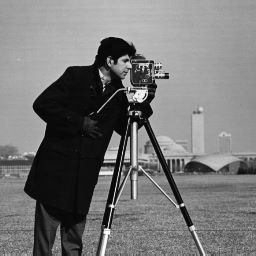
%> input picture matlab/2/cameraman.jpg, 256 x 256 px
$ octave --eval "hw;"   (GNU Octave 9; MATLAB toolbox functions it lacks are replaced by stand-ins)
%> lines starting %> are read from the running program, lines starting %| are printed output that depends on the picture
%> in hw, A is the input picture: size 256x256x3 uint8; min 0, max 255, mean 118.7
### matlab/2/haar_2d.m
function v = haar_2d ( u )

%*****************************************************************************80
%
%% HAAR_2D computes the Haar transform of an array.
%
%  Discussion:
%
%    Thanks to Stephen Becker for pointing out that a previous version of
%    the haar_2d code was not inverted by haar_2d_inverse in cases where
%    M and N were not powers of 2, 05 March 2014.
%
%  Licensing:
%
%    This code is distributed under the GNU LGPL license.
%
%  Modified:
%
%    05 March 2014
%
%  Author:
%
%    John Burkardt
%
%  Parameters:
%
%    Input, real U(M,N), the vector to be transformed.
%
%    Output, real V(M,N), the transformed vector.
%
  [ m, n ] = size ( u );
%> m = 256; n = 768

  v = u;

  s = sqrt ( 2.0 );

  w = zeros ( m, n );
%
%  Determine K, the largest power of 2 such that K <= M.
%
  k = 1;
  while ( k * 2 <= m )
    k = k * 2;
  end
%
%  Transform all columns.
%
  while ( 1 < k )

    k = floor ( k / 2 );

    w(  1:  k,:) = ( v(1:2:2*k-1,:) + v(2:2:2*k,:) ) / s;
    w(k+1:k+k,:) = ( v(1:2:2*k-1,:) - v(2:2:2*k,:) ) / s;

    v(1:2*k,:) = w(1:2*k,:);

  end
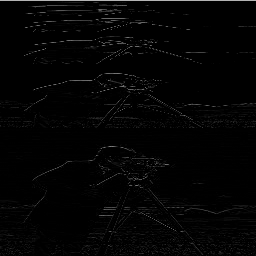
%> v: size 256x256x3 uint8; min 0, max 180, mean 3.8
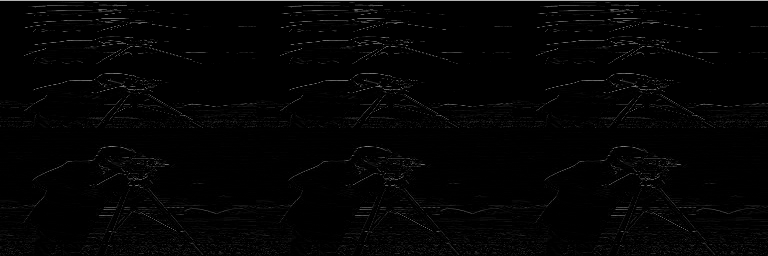
%> w: size 256x768 double; min 0, max 180, mean 3.8; mean of the top-left, top-right, bottom-left and bottom-right quarters 5.1, 4.4, 2.7, 3
%
%  Determine K, the largest power of 2 such that K <= N.
%
  k = 1;
  while ( k * 2 <= n )
    k = k * 2;
  end
%
%  Transform all rows.
%
  while ( 1 < k )

    k = floor ( k / 2 );

    w(:,  1:  k) = ( v(:,1:2:2*k-1) + v(:,2:2:2*k) ) / s;
    w(:,k+1:k+k) = ( v(:,1:2:2*k-1) - v(:,2:2:2*k) ) / s;

    v(:,1:2*k) = w(:,1:2*k);

  end
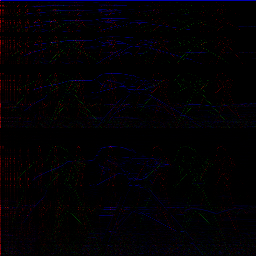
%> v: size 256x256x3 uint8; mean R, G, B 2.5, 0.9, 3.8
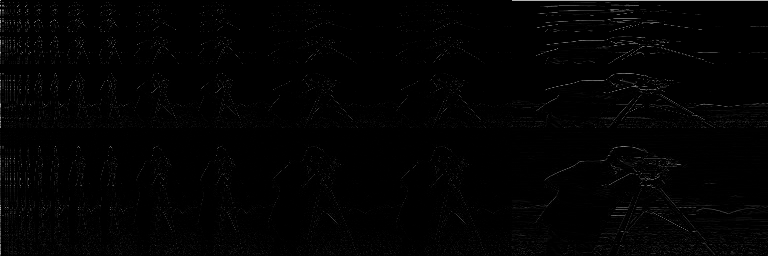
%> w: size 256x768 double; min 0, max 180, mean 2.4

  return
end

### matlab/2/hw.m

function hw ( )

%*****************************************************************************80
%
%% HAAR_TEST02 tests HAAR_2D and HAAR_2D_INVERSE.
%
%  Licensing:
%
%    This code is distributed under the GNU LGPL license.
%
%  Modified:
%
%    05 March 2014
%
%  Author:
%
%    John Burkardt
%
  fprintf ( 1, '\n' );
  fprintf ( 1, 'HAAR_TEST02\n' );
  fprintf ( 1, '  HAAR_2D computes the Haar transform of an array.\n' );
  fprintf ( 1, '  HAAR_2D_INVERSE inverts the transform.\n' );
%
%  Demonstrate successful inversion.
%
%   a=imread('cameraman.jpg');
%     [v,w]=haaar(a);
%     imshow([v,w],[])
  A = imread('cameraman.jpg');
  v = haar_2d ( A );
%> (the run ends here)
